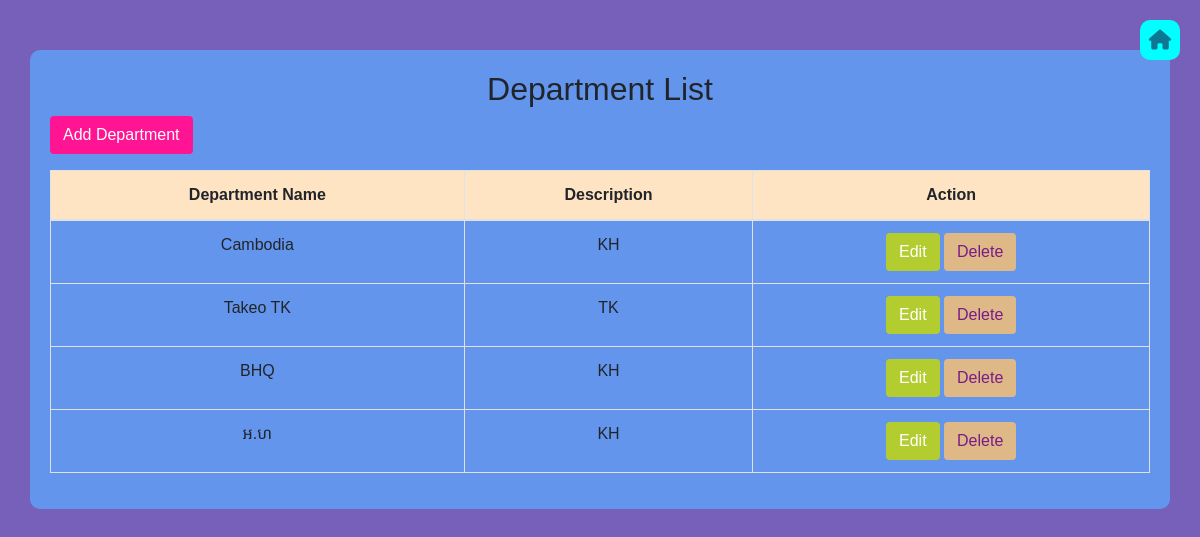
Page /D_Emp.php on the committed database.
### tables this page shows
CREATE TABLE `department` (
  `id` int(11) NOT NULL,
  `name` varchar(50) NOT NULL,
  `description` varchar(100) NOT NULL
);

### D_Emp.php (the view, shortened to what this page needs)
<?php
    include 'connection.php';
    $sql = "SELECT * FROM department";
    $result = $conn->query($sql);
?>
<!DOCTYPE html>
<html lang="en">
<head>
     <link rel="stylesheet" href="https://stackpath.bootstrapcdn.com/bootstrap/4.5.2/css/bootstrap.min.css">
    <link rel="stylesheet" href="https://cdnjs.cloudflare.com/ajax/libs/font-awesome/6.0.0-beta3/css/all.min.css">
    <link rel="stylesheet" href="styleD.css">
</head>
<body>
    <div class="container">
        <h2 class="text-center">Department List</h2>
        <a href="index.php" class=" btn-home "><i class="fas fa-home"></i></a>
        <a href="add_department.php" class="btn btn-custom mb-3">Add Department</a>
        <table class="table table-bordered">
            <thead>
                <tr>
                    <th>Department Name</th>
                    <th>Description</th>
                    <th>Action</th>
                </tr>
            </thead>
            <tbody>
                <?php
                if ($result->num_rows > 0) {
                    while($row = $result->fetch_assoc()) {
                        echo "<tr>";
                        echo "<td>" . $row["name"] . "</td>";
                        echo "<td>" . $row["description"] . "</td>";
                        echo "<td>";
                            echo "<a href='edit_D.php?id=" . $row["id"] . "' class='btn btn-edit'>Edit</a> ";
                            echo "<a href='delete_D.php?id=" . $row["id"] . "' class='btn btn-delete' onclick='return confirmDelete()'>Delete</a>";
                        echo "</td>";
                        echo "</tr>";
                    }
                } else {
                    echo "<tr><td colspan='5' class='text-center'>No employees found</td></tr>";
                }
                ?>
            </tbody>
        </table>
    </div>
</body>
</html>

### styleD.css (style rules this page uses)
body { background-color: #7760ba; font-family: Arial, sans-serif; }
.container { margin-top: 50px; background-color: cornflowerblue; padding: 20px; border-radius: 10px; }
.btn-home { background-color: aqua; color: rgb(13, 119, 146); border-radius: 25%; width: 40px; height: 40px; display: flex; align-items: center; justify-content: center; position: absolute; top: 20px; right: 20px; font-size: 20px; text-decoration: none; }
.btn-custom { background-color: deeppink; color: white; }
.btn-edit { background-color: rgb(179, 205, 49); color: rgb(255, 255, 255); }
.btn-delete { background-color: burlywood; color: rgb(121, 27, 136); }
table { width: 100%; text-align: center; }
th, td { text-align: left; padding: 8px; text-align: center; }
th { background-color: bisque; }

### rows in the picture
department: name "Cambodia", description "KH"
department: name "Takeo TK", description "TK"
department: name "BHQ", description "KH"
department: name "អ.ហ", description "KH"
